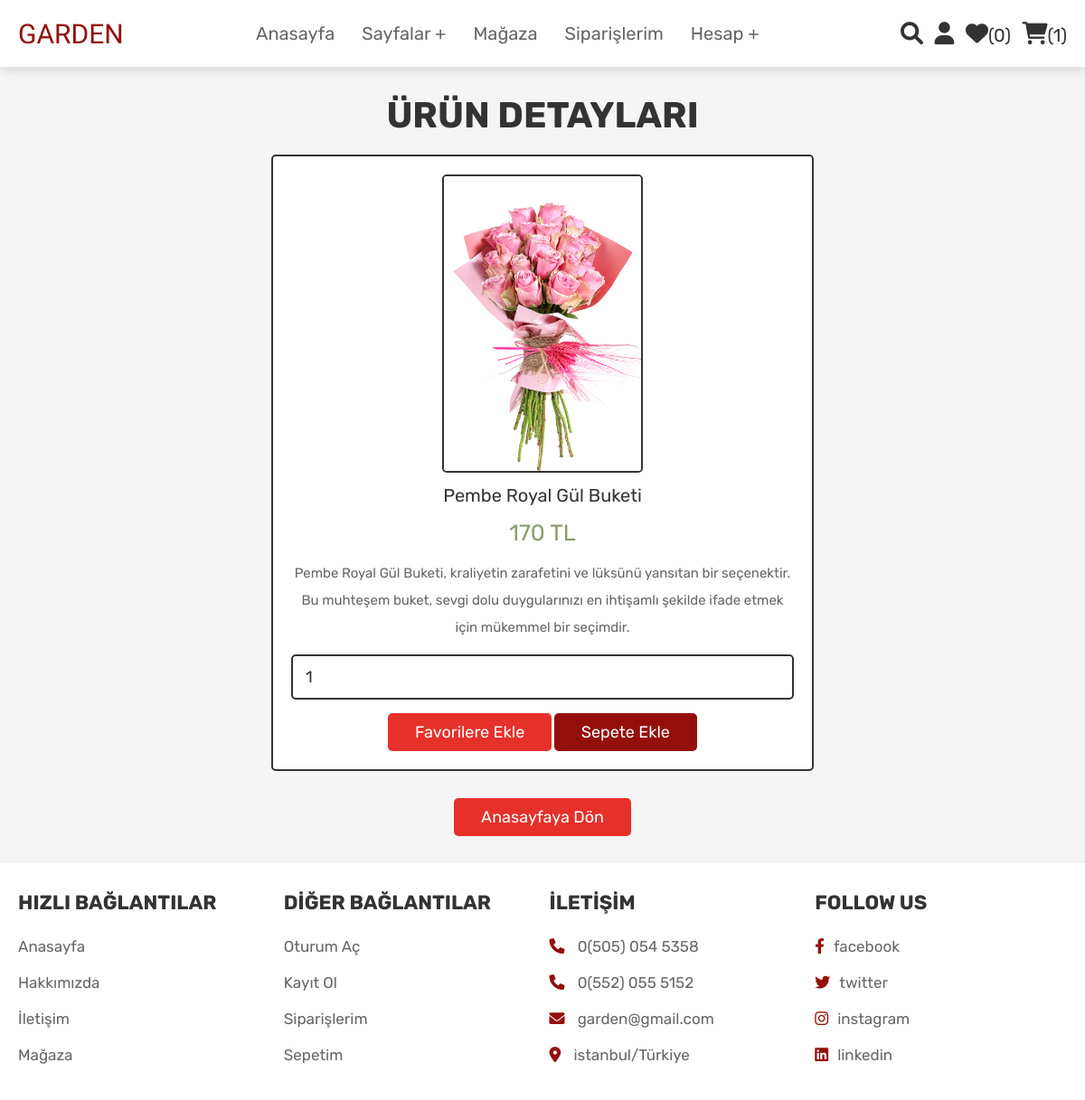
The app's page /flower/view_page.php?pid=23 (signed in) with its own data.
### tables this page shows
CREATE TABLE `products` (
  `id` int NOT NULL,
  `name` varchar(100) NOT NULL,
  `details` varchar(500) NOT NULL,
  `price` int NOT NULL,
  `image` varchar(100) NOT NULL
);

### flower/view_page.php (the view, shortened to what this page needs)
<?php
@include 'config.php';
?>
<!DOCTYPE html>
<html lang="en">
<head>
   <link rel="stylesheet" href="https://cdnjs.cloudflare.com/ajax/libs/font-awesome/6.0.0/css/all.min.css">
   <link rel="stylesheet" href="css/style.css">
</head>
<body>
<?php @include 'header.php'; ?>
<section class="quick-view">
    <h1 class="title">ÜRÜN DETAYLARI</h1>
    <?php
        if(isset($_GET['pid'])){
            $pid = $_GET['pid'];
            $select_products = mysqli_query($conn, "SELECT * FROM `products` WHERE id = '$pid'") or die('query failed');
         if(mysqli_num_rows($select_products) > 0){
            while($fetch_products = mysqli_fetch_assoc($select_products)){
    ?>
    <form action="" method="POST">
         <img src="uploaded_img/<?php echo $fetch_products['image']; ?>" alt="" class="image">
         <div class="name"><?php echo $fetch_products['name']; ?></div>
         <div class="price"><?php echo $fetch_products['price']; ?> TL</div>
         <div class="details"><?php echo $fetch_products['details']; ?></div>
         <input type="number" name="product_quantity" value="1" min="0" class="qty">
         <input type="submit" value="Favorilere Ekle" name="add_to_wishlist" class="option-btn">
         <input type="submit" value="Sepete Ekle" name="add_to_cart" class="btn">
      </form>
    <?php
            }
        }else{
        echo '<p class="empty">Ürün detayı mevcut değil!</p>';
        }
    }
    ?>
    <div class="more-btn">
        <a href="home.php" class="option-btn">Anasayfaya Dön</a>
    </div>
</section>
<?php @include 'footer.php'; ?>
</body>
</html>

### flower/css/style.css (style rules this page uses)
:root { --pink:#940f0b; --red:#8a9d68; --orange:#e6302a; --black:#333; --white:#fff; --light-color:#666; --light-white:#ccc; --light-bg:#f5f5f5; --border:.2rem solid var(--black); --box-shadow:0 .5rem 1rem rgba(0,0,0,.1); }
* { font-family: 'Rubik', sans-serif; margin:0; padding:0; box-sizing: border-box; outline: none; border:none; text-decoration: none; transition:all .2s linear; }
html { font-size: 62.5%; overflow-x: hidden; scroll-behavior: smooth; scroll-padding-top: 6.5rem; }
body { background: var(--light-bg); }
section { padding:3rem 2rem; }
.btn, .delete-btn, .option-btn { display: inline-block; border-radius: .5rem; margin-top: 1rem; font-size: 1.8rem; color:var(--white); cursor: pointer; padding:1rem 3rem; text-transform: capitalize; }
.btn { background-color: var(--pink); }
.option-btn { background-color: var(--orange); }
.more-btn { margin-top: 2rem; text-align: center; }
.title { text-align: center; margin-bottom: 2rem; color:var(--black); text-transform: uppercase; font-size: 4rem; }
.quick-view form { max-width: 60rem; padding:2rem; text-align: center; border:var(--border); box-shadow: var(--border); border-radius: .5rem; background-color: var(--white); margin:0 auto; }
.quick-view form .image { height: 33rem; border:var(--border); border-radius: .5rem; }
.quick-view form .name { margin:1rem 0; font-size: 2rem; color:var(--black); }
.quick-view form .price { color:var(--red); font-size: 2.5rem; padding:.5rem 0; }
.quick-view form .details { padding:1rem 0; font-size: 1.5rem; color:var(--light-color); line-height: 2; }
.quick-view form .qty { width: 100%; padding:1.2rem 1.4rem; font-size: 1.8rem; color:var(--black); border-radius: .5rem; border:var(--border); margin:.5rem 0; }

### records on screen
products: image (picture), name "Pembe Royal Gül Buketi", price "170", details "Pembe Royal Gül Buketi, kraliyetin zarafetini ve lüksünü yansıtan bir seçenektir. Bu muhteşem buket, sevgi dolu duygularınızı en ihtişamlı şekilde ifade etmek için mükemmel bir seçimdir."

### other values on screen
$wishlist_num_rows "0"
$cart_num_rows "1"
